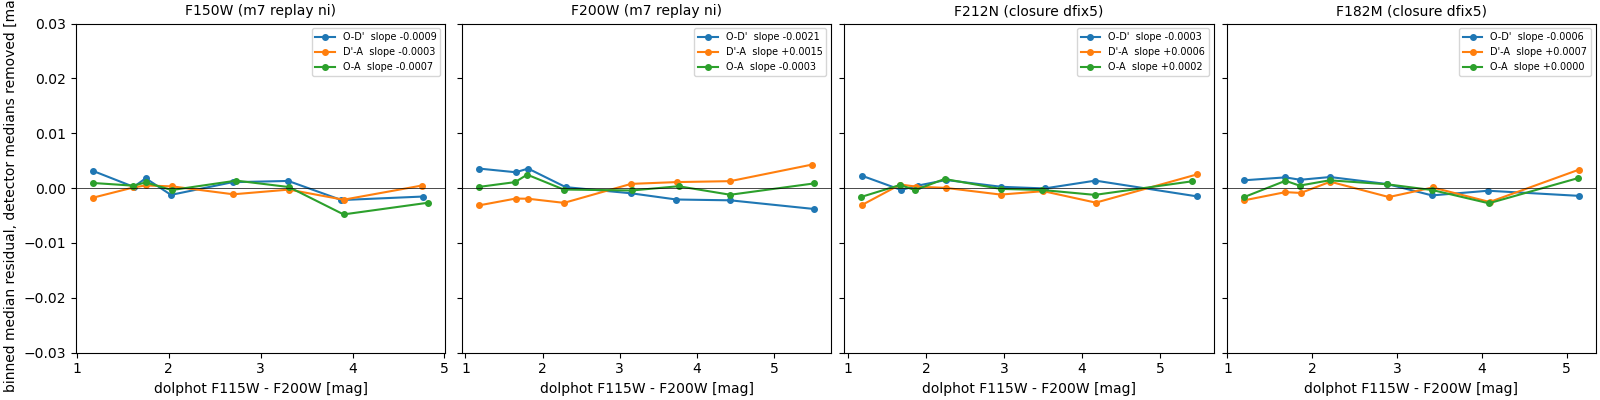

Generate this figure with Python:
"""Colour dependence of the star-level residuals (F150W excess scatter).

Per closure star: O-D' (benchmark score, new loader m7 replay 'ni' for F150W/F200W,
closure dfix5 otherwise), D'-A and O-A (r = 3 px aperture, apclosure), each with
per-detector medians removed, against the dolphot colour F115W - F200W.
Reports the least-squares slope [mag/mag], the rstd before and after removing a
quadratic in colour, and binned medians.
usage: python color.py -> color.txt, color.png
"""
import glob
import sys

import matplotlib
matplotlib.use('Agg')
import matplotlib.pyplot as plt  # noqa: E402
import numpy as np  # noqa: E402
from astropy.table import Table, vstack  # noqa: E402

sys.path.insert(0, '/orange/adamginsburg/jwst/wd2/dolphot_benchmark/Q_integ')
import analyze as an  # noqa: E402
sys.path.insert(0, '/orange/adamginsburg/jwst/wd2/dolphot_benchmark/Q_integ/f150x')

Q = an.Q
GF = f'{Q}/gridfix'
AP = f'{Q}/apclosure'
BANDS = ['150W', '200W', '212N', '182M']


def rs(x):
    x = np.asarray(x, float)
    x = x[np.isfinite(x)]
    return 1.4826 * np.median(np.abs(x - np.median(x)))


def demed(x, det):
    out = np.array(x, float)
    for d in np.unique(det):
        m = det == d
        out[m] -= np.nanmedian(out[m])
    return out


def ap_mag(band, r):
    T = Table.read(f'{AP}/frames_{band}.ecsv')
    T = T[(T['src'] == 1) & (T['psf'] > 0) & (T[f'area{r}'] > 0)]
    ids, inv = np.unique(T['i'], return_inverse=True)
    s = np.bincount(inv, weights=np.asarray(T[f'area{r}'], float))
    n = np.bincount(inv)
    m = -2.5 * np.log10(s / n)
    return dict(zip(ids[n >= 2], m[n >= 2]))


an.ZPWIN.update(an.zp_windows())
A = an.Arm('main2')
col_all = np.asarray(A.ref['115W'], float) - np.asarray(A.ref['200W'], float)
L = ['| band | diff | N | slope [mag/mag] | rstd | rstd after quad(colour) |', '|---|---|---|---|---|---|']
fig, axes = plt.subplots(1, len(BANDS), figsize=(4 * len(BANDS), 4), sharey=True, constrained_layout=True)
for ax, b in zip(axes, BANDS):
    S = Table.read(f'{GF}/stars_{b}.ecsv')
    i = np.asarray(S['i'])
    d = np.asarray(S['dfix5'], float)
    rc = sorted(glob.glob(f'{GF}/recentre/rc_{b}_*.ecsv'))
    lab = 'closure dfix5'
    if rc:
        R = vstack([Table.read(f) for f in rc])
        R = R[np.isin(R['i'], i)]
        idx = {k: n for n, k in enumerate(i)}
        row = np.array([idx[k] for k in R['i']])
        num = np.bincount(row, weights=R['f_ni'] / R['fmain'], minlength=len(S))
        cnt = np.bincount(row, minlength=len(S))
        with np.errstate(divide='ignore', invalid='ignore'):
            d = -2.5 * np.log10(num / cnt)
        lab = 'm7 replay ni'
    am = ap_mag(b, 3)
    apm = np.array([am.get(k, np.nan) for k in i])
    ref = np.asarray(S['ref'], float)
    det = np.asarray(S['det'])
    col = col_all[i]
    OD = np.asarray(S['dm']) + d - np.asarray(S['pred'])
    DA = ref - apm + np.asarray(S['pred'])
    ok = np.isfinite(OD) & np.isfinite(DA) & np.isfinite(col)
    series = {"O-D'": demed(OD[ok], det[ok]), "D'-A": demed(DA[ok], det[ok])}
    series['O-A'] = series["O-D'"] + series["D'-A"]
    c = col[ok]
    for k, y in series.items():
        g = np.abs(y) < 5 * rs(y)
        s1 = np.polyfit(c[g], y[g], 1)[0]
        p2 = np.polyfit(c[g], y[g], 2)
        r2 = y[g] - np.polyval(p2, c[g])
        L.append(f'| F{b} ({lab}) | {k} | {g.sum()} | {s1:+.4f} | {rs(y[g]):.4f} | {rs(r2):.4f} |')
        edges = np.nanpercentile(c[g], np.linspace(0, 100, 9))
        cen = [np.median(c[g][(c[g] >= lo) & (c[g] <= hi)]) for lo, hi in zip(edges[:-1], edges[1:])]
        med = [np.median(y[g][(c[g] >= lo) & (c[g] <= hi)]) for lo, hi in zip(edges[:-1], edges[1:])]
        ax.plot(cen, med, 'o-', ms=4, label=f'{k}  slope {s1:+.4f}')
    ax.axhline(0, c='k', lw=0.5)
    ax.set_title(f'F{b} ({lab})', fontsize=10)
    ax.set_xlabel('dolphot F115W - F200W [mag]')
    ax.legend(fontsize=7)
axes[0].set_ylabel('binned median residual, detector medians removed [mag]')
axes[0].set_ylim(-0.03, 0.03)
fig.savefig(f'{Q}/f150x/color.png', dpi=100)
open(f'{Q}/f150x/color.txt', 'w').write('\n'.join(L) + '\n')
print('\n'.join(L))
